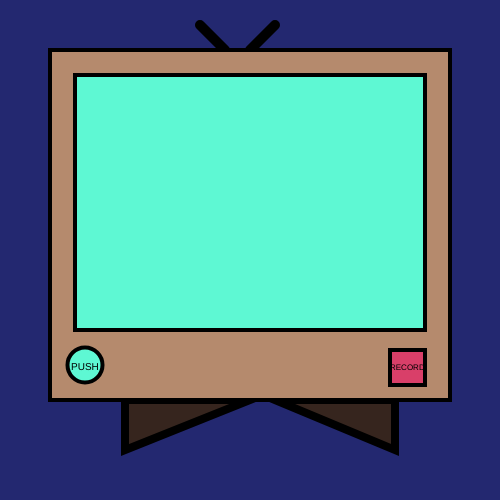
Frame 1 (no input)
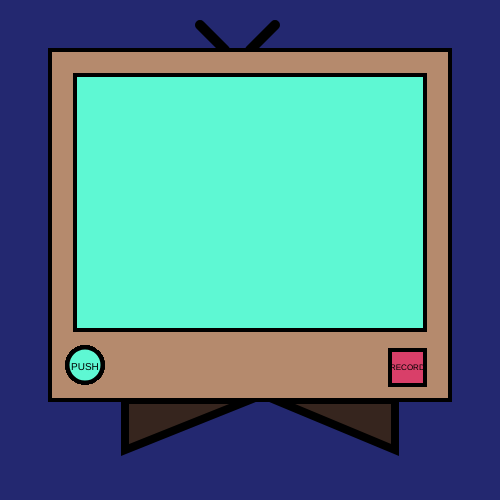
Frame 60 (no input)
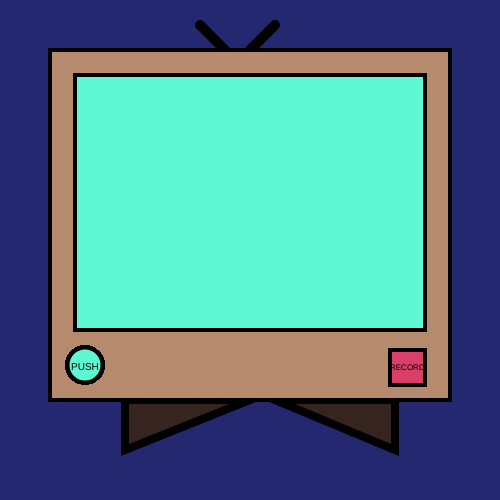
Frame 120 (the mouse pressed at the canvas centre since frame 60)

The p5.js sketch that drew these frames (run headless with seeded random() and noise() and a simulated clock; from frame 60 on, the mouse is pressed at the canvas centre):

// p5.js sketch
// ── sketch.js
//Variables for ellipse
var x,y;
var xspeed; //motion
let screenColor;
let screen = false;
let power = false;
let startstop = false;
let buttonColor1, buttonColor2;

function setup() {
  createCanvas(500, 500);
  background(35,40,112);
  //initializing variables in setup();
  x=87.5;
  y=height/2;
  xspeed =3;
  screenColor = color(94,248,211);
  buttonColor1=color(94,248,211);
  buttonColor2 = color(217,63,105);
  
  strokeWeight(10);
  line(225,50,200,25)//left antenae
  line(250,50,275,25)//right antenae

  fill(54,37,30);
  strokeWeight(8);
  triangle(125,400,250,400,125,450);//left tv foot
  triangle(275,400,395,450,395,400)//right tv foot
  strokeWeight(4);
  fill(181,138,109);
  rect(50,50,400,350);//outer tv part
  

 
}




function draw() {
  push();
  fill(screenColor);
rect(75,75,350,255);//tv screen
  fill(buttonColor1);
  ellipse(85,365,35,35)//green button
  textSize(10);
  fill(0,0,0);
  text('PUSH',71,370);
  fill(buttonColor2);
  rect(390,350,35,35);//red button
  textSize(8);
  fill(0,0,0);
  text('RECORD',390,370)
  pop();

 
 if (power){
   
  push();
  strokeWeight(2);
   fill(255);
  ellipse(x,y,25,25);//tv ball
  x+=xspeed; //move ellipse horizontally by speed variable
  //set conditional for ellipse touching the edges
 
  if(x-12.5 <=75 || x+12.5>=425){
    xspeed *=-1; //resets so ellipse begins off screen
  }
  pop();
     
   }
if(screen){
   screenColor = color(0,0,0);
  }
  else{
    
    screenColor= color(94,248,211);
  }

  //mouseover rect button
 if (mouseX>390 && mouseX<425 && mouseY>350 &&mouseY <385){
    buttonColor2=color(255);

 } else{
    buttonColor2=color(217,63,105); 

  if(dist(mouseX, mouseY,85, 365)<17.5){
    buttonColor1=color(255);
  } else{
    buttonColor1=screenColor; 
  }
    
}
}

function mousePressed(){
  if(dist(mouseX, mouseY,85, 365)<17.5){
    screen= !screen; } // toggles screen color
  
    if (mouseX>390 && mouseX<425 && mouseY>350 && mouseY <385)
   power = !power;
}
